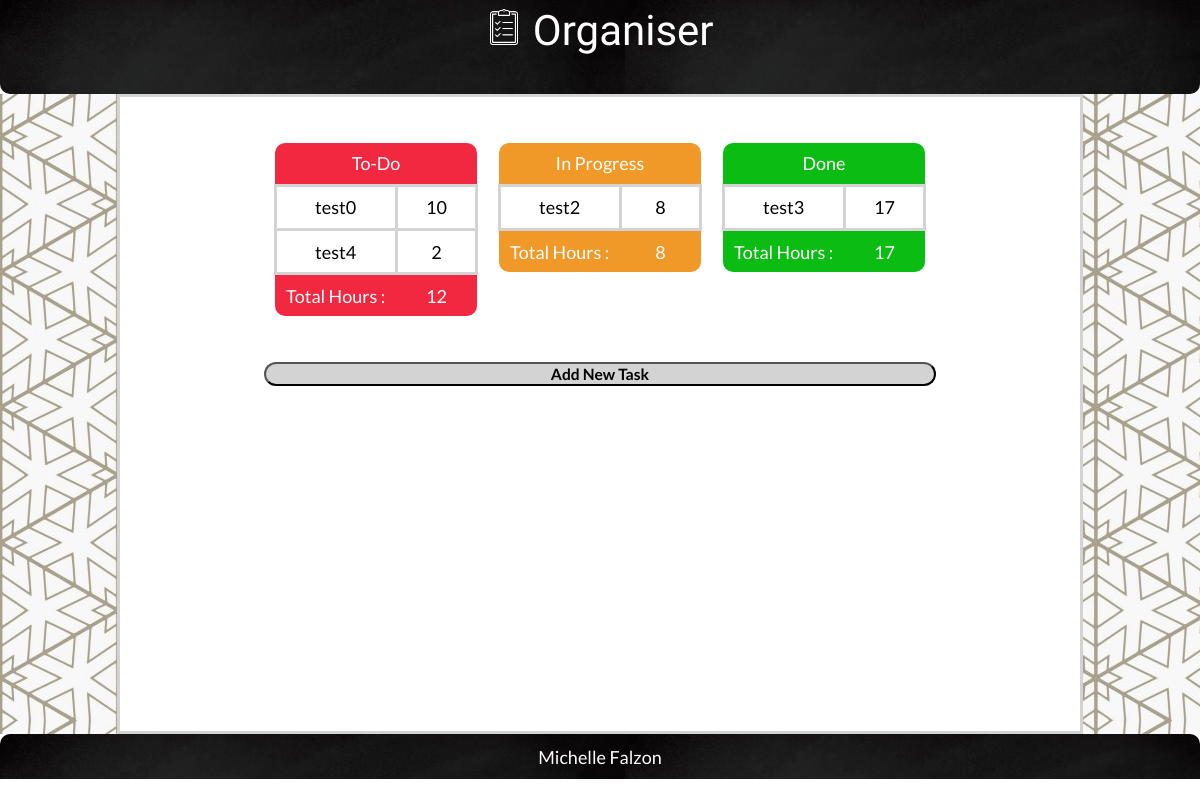
Before: / with the older database file.
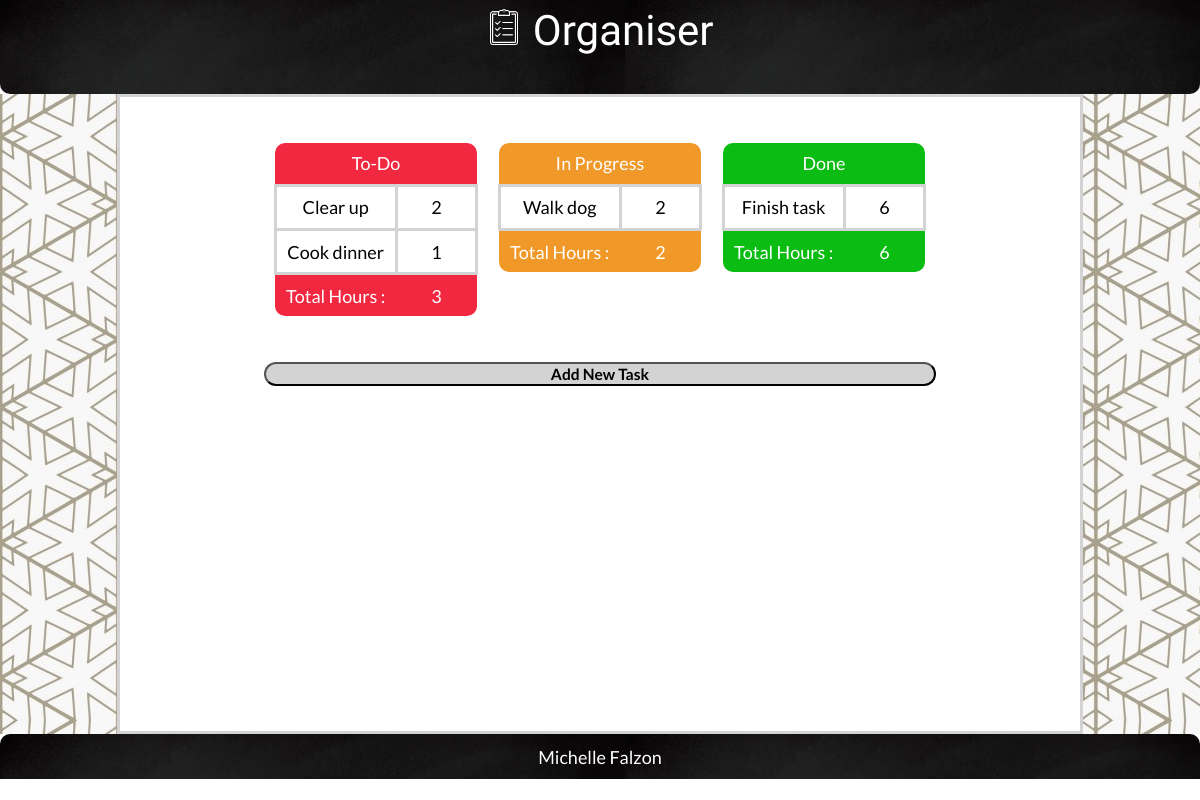
After: the same page with the newer database file.
### tables this page shows
CREATE TABLE IF NOT EXISTS `tasks` (
  `task_ID` int(11) NOT NULL,
  `task_title` varchar(100) NOT NULL,
  `task_hours` tinyint(4) NOT NULL,
  `task_status` tinyint(1) NOT NULL,
  `task_notes` varchar(225) NOT NULL DEFAULT 'None'
);

### index.php (called while the page is built, shortened)
<?php
    include('DB/DB_fns.php');
    $tasks = get_tasks();
?>

### DB/DB_fns.php (the view, shortened to what this page needs)
<?php
function connect_and_get($status, $keyword, $title)
{
				$link = connect_db();
				$sql = "SELECT `task_title`, `task_hours`, `task_ID`, `task_notes` FROM `tasks` WHERE `task_status` = $status";
				$result = mysqli_query($link, $sql);
				if ($result->num_rows > 0) {
								$totalHours = 0;
								$rowno = -1;
								echo "
                    <div id= '$keyword-div'>
                        <table>
                            <thead>
                                <tr class = '$keyword'>
                                    <td  colspan='2'>$title</td>
                                </tr>
                            </thead>
                            <tbody>";
								while ($row = mysqli_fetch_object($result)) {
												$name = $row->task_title;
												$id = $row->task_ID;
												$hours = $row->task_hours;
                                                $notes = $row->task_notes;
												$totalHours += $hours;
												$rowno++;
												$table = "\"$keyword\"";
												$edit_id = $keyword . "_edit_".$rowno;
												$edit_id = str_replace("\"", "", $edit_id);
												$buttonclass = $keyword . "_button";
												$buttonclass = str_replace("\"", "", $buttonclass);
												$delete_id = $keyword . "_delete";
												$delete_id = str_replace("\"", "", $delete_id);
												$notes_id = $keyword . "_notes_" . $rowno;
												$notes_id = str_replace("\"", "", $notes_id);
												$title_id = $keyword . "_title_" . $rowno;
												$title_id = str_replace("\"", "", $title_id);
												$hours_id = $keyword . "_hours_" . $rowno;
												$hours_id = str_replace("\"", "", $hours_id);
												$yes_id = $keyword . "_yes";
												$yes_id = str_replace("\"", "", $yes_id);
           	                                    $close_id = $keyword . "_close";
												$close_id = str_replace("\"", "", $close_id);
												$info_rows = $keyword . "_info";
												$info_rows = str_replace("\"", "", $info_rows);
												$totalhrs = $keyword . "_totalhours";
												$totalhrs = str_replace("\"", "", $totalhrs);
												echo " <tr>
                        <td id= '$title_id' onclick='show_info($table,$id, $rowno);'>$name</td>
                        <td id= '$hours_id'>$hours</td>
                    </tr>
                    <tr  class =$info_rows>
                    <td id= '$notes_id' colspan = '2'>Notes: $notes </td>
                    </tr>
                    <tr  class =$info_rows>
                    <td> <button id='$edit_id' onclick='edit_task($id,$table,$rowno)' class ='$buttonclass $keyword'>Edit</button> </td>
                    <td> <button onclick='open_dialogue($id,$delete_id,$table)'  class ='$buttonclass $keyword'>Delete</button> </td>
                    </tr>
                    ";
								}
								echo " </tbody>
                <tfoot>
                    <tr class = '$keyword'>
                        <td>Total Hours :</td>
                        <td id =$totalhrs>$totalHours</td>
                </tr>
                </tfoot>
        </table>
      </div>
      <div id='$delete_id' title='Delete task ?'>
        <button id = '$yes_id' class='$keyword'> Yes </button>
        <button onclick='close_dialogue($delete_id);' id='$close_id' class='$keyword'> Cancel </button>
      </div>";
				}
}
function get_tasks()
{
				echo " <div id= 'tasks'>";
				connect_and_get("0", "todo", "To-Do");
				connect_and_get("1", "progress", "In Progress");
				connect_and_get("2", "done", "Done");
				echo "</div>";
}
?>

### CSS/stylesheet.css (style rules this page uses)
html { height:100%; width:100%; margin:0; }
body { font-family: 'Lato'; font-size:1vw; height:80%; margin:0px; }
#main-container { width:100%; height:auto; min-height:100%; display:flex; background-image:url( '../images/bg.jpg'); }
#content { width:80%; height:auto; margin-left:auto; margin-right:auto; background-color:white; border:3px solid lightgrey; padding-bottom:3em; }
header { height:13%; background-image:url( '../images/header.jpg'); padding:.5vw 0 0.4vw 0; border-bottom-left-radius:10px; border-bottom-right-radius:10px; }
#header-content { text-align:center; height:3vw; margin-left:auto; margin-right:auto; text-align:center; font-family: 'Itim'; }
#organiser img { height:100%; width:auto; display:inline; }
#organiser { width:100%; height:100%; max-height:100%; color:white; font-size:3.5vw; }
#tasks { padding-top:3vw; width:70%; margin-left:auto; margin-right:auto; padding-bottom:3vw; display:flex; }
#tasks >div { flex:1; padding:.8em; }
#tasks table { text-align:center; width:100%; border-collapse:collapse; overflow-x:auto; overflow-y:auto; }
thead td,tfoot td { font-family: 'Lato'; padding:.8vw; font-size:1.5vw; }
tbody td { padding:.8vw; font-size:1.5vw; border:3px solid lightgrey; width:60%; }
.todo { background-color:#F12840; color:white; }
.progress { background-color:#F19928; color:white; }
.done { background-color:#0BBC13; color:white; }
table thead tr:first-child td:first-child { border-top-left-radius:10px; }
table thead tr:first-child td:last-child { border-top-right-radius:10px; }
table tfoot tr:last-child td:first-child { border-bottom-left-radius:10px; }
table tfoot tr:last-child td:last-child { border-bottom-right-radius:10px; }
button { color:white; width:100%; height:100%; font-weight:bold; border-radius:20px; text-align:center; font-family: 'Lato'; font-size:1vw; }
.add_buttons { width:70%; background-color:lightgrey; color:black; height:7%; font-size:1.3vw; }
.new_task_center { margin:auto; text-align:center; width:100%; }
footer { height:auto; text-align:center; margin:auto; padding-top:3vw; background-image:url( '../images/header.jpg'); border-top-left-radius:10px; border-top-right-radius:10px; padding-top:1em; padding-bottom:.9em; }
#footer-content { font-size:1.5vw; color:white; }

Changed rows visible on the page:
removed tasks: task_title "test0", task_hours "10"
removed tasks: task_title "test4", task_hours "2"
removed tasks: task_title "test2", task_hours "8"
removed tasks: task_title "test3", task_hours "17"
added tasks: task_title "Clear up", task_hours "2"
added tasks: task_title "Cook dinner", task_hours "1"
added tasks: task_title "Walk dog", task_hours "2"
added tasks: task_title "Finish task", task_hours "6"
Other visible differences:
$totalHours: "12 8 17" → "3 2 6"
